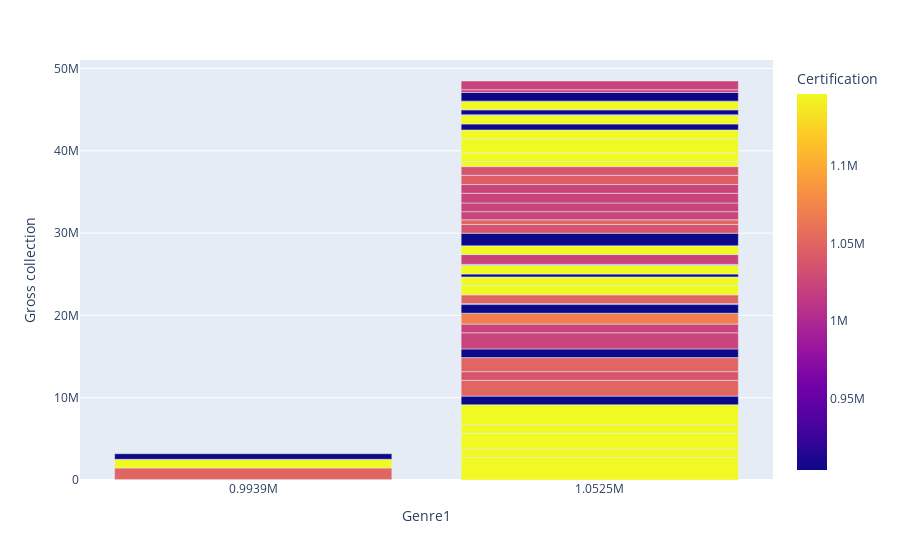
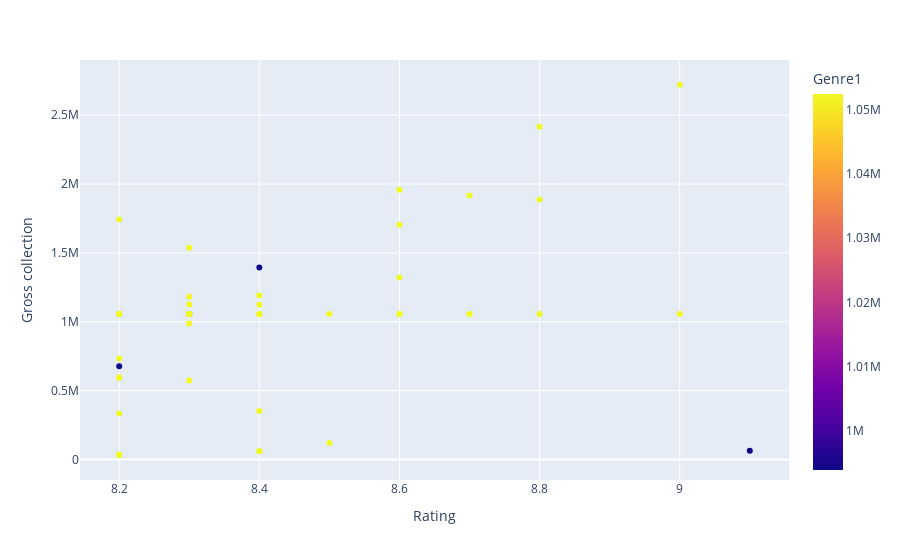
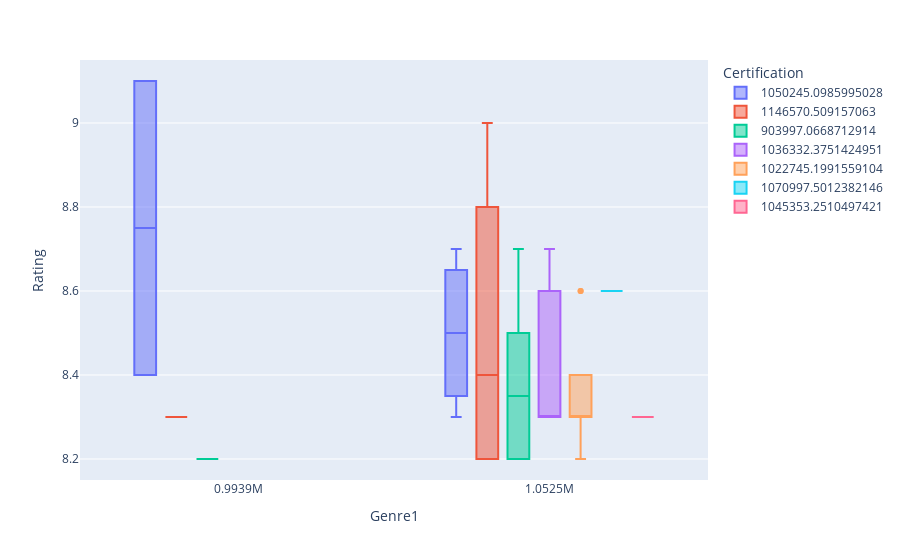
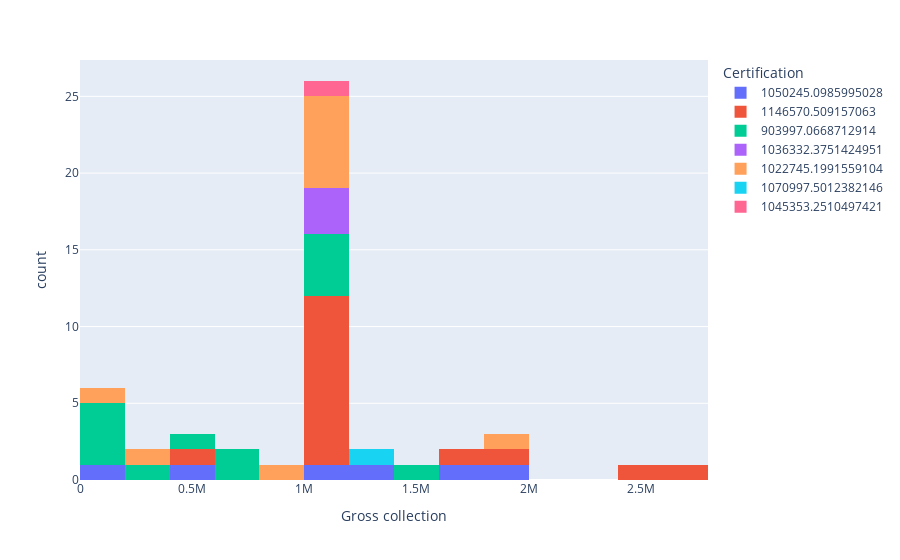

The notebook cell these images were saved under, in order:
### Code cell
import plotly.express as px

# Example 1: Bar Chart
fig = px.bar(merge_df1, x='Genre1', y='Gross collection', color='Certification', barmode='group')
fig.show()

# Example 2: Scatter Plot
fig = px.scatter(merge_df1, x='Rating', y='Gross collection', color='Genre1')
fig.show()

# Example 3: Box Plot
fig = px.box(merge_df1, x='Genre1', y='Rating', color='Certification')
fig.show()

# Example 4: Histogram
fig = px.histogram(merge_df1, x='Gross collection', color='Certification', nbins=20)
fig.show()

# Example 5: Pie Chart
fig = px.pie(merge_df1, values='Gross collection', names='Genre1', title='Revenue Distribution by Genre1')
fig.show()

### Figure 1 — Plotly figure (JSON) as saved in the notebook; plotly's stock layout.template omitted (floating-point values rounded to 4 significant figures)
{"data": [{"alignmentgroup": "True", "hovertemplate": "Genre1=%{x}<br>Gross collection=%{y}<br>Certification=%{marker.color}<extra></extra>", "legendgroup": "", "marker": {"color": [1050000.0, 1147000.0, 1147000.0, 1147000.0, 1147000.0, 1147000.0, 904000.0, 1050000.0, 1036000.0, 1050000.0, 904000.0, 1023000.0, 1023000.0, 1071000.0, 904000.0, 904000.0, 1050000.0, 1050000.0, 1147000.0, 1147000.0, 904000.0, 1147000.0, 904000.0, 1023000.0, 1023000.0, 1147000.0, 904000.0, 1036000.0, 1050000.0, 1147000.0, 1023000.0, 1023000.0, 1023000.0, 1023000.0, 1045000.0, 1036000.0, 1147000.0, 1147000.0, 1147000.0, 1147000.0, 904000.0, 1147000.0, 904000.0, 904000.0, 904000.0, 1147000.0, 904000.0, 904000.0, 1023000.0, 1023000.0], "coloraxis": "coloraxis", "pattern": {"shape": ""}}, "name": "", "offsetgroup": "", "orientation": "v", "showlegend": false, "textposition": "auto", "type": "bar", "x": [993900.0, 1052000.0, 1052000.0, 1052000.0, 1052000.0, 1052000.0, 1052000.0, 1052000.0, 1052000.0, 1052000.0, 1052000.0, 1052000.0, 1052000.0, 1052000.0, 1052000.0, 1052000.0, 993900.0, 1052000.0, 1052000.0, 1052000.0, 1052000.0, 1052000.0, 1052000.0, 1052000.0, 1052000.0, 1052000.0, 1052000.0, 1052000.0, 1052000.0, 993900.0, 1052000.0, 1052000.0, 1052000.0, 1052000.0, 1052000.0, 1052000.0, 1052000.0, 1052000.0, 1052000.0, 1052000.0, 1052000.0, 1052000.0, 1052000.0, 1052000.0, 1052000.0, 1052000.0, 993900.0, 1052000.0, 1052000.0, 1052000.0], "xaxis": "x", "y": [64518, 2720822, 1056000.0, 1888561, 1056000.0, 2415126, 1056000.0, 1917162, 1056000.0, 1704549, 1056000.0, 1959456, 1056000.0, 1322176, 1056000.0, 119546, 1394619, 1056000.0, 1123902, 1056000.0, 353037, 1056000.0, 61089, 60082, 1190333, 1056000.0, 1537293, 1056000.0, 574033, 1056000.0, 987585, 1056000.0, 1181806, 1056000.0, 1125077, 1056000.0, 596920, 1056000.0, 1742957, 1056000.0, 732985, 1056000.0, 36167, 31220, 592075, 1056000.0, 677203, 1056000.0, 334798, 1056000.0], "yaxis": "y"}], "layout": {"barmode": "group", "coloraxis": {"colorbar": {"title": {"text": "Certification"}}, "colorscale": [[0, "#0d0887"], [0.1111, "#46039f"], [0.2222, "#7201a8"], [0.3333, "#9c179e"], [0.4444, "#bd3786"], [0.5556, "#d8576b"], [0.6667, "#ed7953"], [0.7778, "#fb9f3a"], [0.8889, "#fdca26"], [1, "#f0f921"]]}, "legend": {"tracegroupgap": 0}, "margin": {"t": 60}, "xaxis": {"anchor": "y", "domain": [0, 1], "title": {"text": "Genre1"}}, "yaxis": {"anchor": "x", "domain": [0, 1], "title": {"text": "Gross collection"}}}}

### Figure 2 — Plotly figure (JSON) as saved in the notebook; plotly's stock layout.template omitted (floating-point values rounded to 4 significant figures)
{"data": [{"hovertemplate": "Rating=%{x}<br>Gross collection=%{y}<br>Genre1=%{marker.color}<extra></extra>", "legendgroup": "", "marker": {"color": [993900.0, 1052000.0, 1052000.0, 1052000.0, 1052000.0, 1052000.0, 1052000.0, 1052000.0, 1052000.0, 1052000.0, 1052000.0, 1052000.0, 1052000.0, 1052000.0, 1052000.0, 1052000.0, 993900.0, 1052000.0, 1052000.0, 1052000.0, 1052000.0, 1052000.0, 1052000.0, 1052000.0, 1052000.0, 1052000.0, 1052000.0, 1052000.0, 1052000.0, 993900.0, 1052000.0, 1052000.0, 1052000.0, 1052000.0, 1052000.0, 1052000.0, 1052000.0, 1052000.0, 1052000.0, 1052000.0, 1052000.0, 1052000.0, 1052000.0, 1052000.0, 1052000.0, 1052000.0, 993900.0, 1052000.0, 1052000.0, 1052000.0], "coloraxis": "coloraxis", "symbol": "circle"}, "mode": "markers", "name": "", "orientation": "v", "showlegend": false, "type": "scatter", "x": [9.1, 9, 9, 8.8, 8.8, 8.8, 8.7, 8.7, 8.7, 8.6, 8.6, 8.6, 8.6, 8.6, 8.5, 8.5, 8.4, 8.4, 8.4, 8.4, 8.4, 8.4, 8.4, 8.4, 8.4, 8.3, 8.3, 8.3, 8.3, 8.3, 8.3, 8.3, 8.3, 8.3, 8.3, 8.3, 8.2, 8.2, 8.2, 8.2, 8.2, 8.2, 8.2, 8.2, 8.2, 8.2, 8.2, 8.2, 8.2, 8.2], "xaxis": "x", "y": [64518, 2720822, 1056000.0, 1888561, 1056000.0, 2415126, 1056000.0, 1917162, 1056000.0, 1704549, 1056000.0, 1959456, 1056000.0, 1322176, 1056000.0, 119546, 1394619, 1056000.0, 1123902, 1056000.0, 353037, 1056000.0, 61089, 60082, 1190333, 1056000.0, 1537293, 1056000.0, 574033, 1056000.0, 987585, 1056000.0, 1181806, 1056000.0, 1125077, 1056000.0, 596920, 1056000.0, 1742957, 1056000.0, 732985, 1056000.0, 36167, 31220, 592075, 1056000.0, 677203, 1056000.0, 334798, 1056000.0], "yaxis": "y"}], "layout": {"coloraxis": {"colorbar": {"title": {"text": "Genre1"}}, "colorscale": [[0, "#0d0887"], [0.1111, "#46039f"], [0.2222, "#7201a8"], [0.3333, "#9c179e"], [0.4444, "#bd3786"], [0.5556, "#d8576b"], [0.6667, "#ed7953"], [0.7778, "#fb9f3a"], [0.8889, "#fdca26"], [1, "#f0f921"]]}, "legend": {"tracegroupgap": 0}, "margin": {"t": 60}, "xaxis": {"anchor": "y", "domain": [0, 1], "title": {"text": "Rating"}}, "yaxis": {"anchor": "x", "domain": [0, 1], "title": {"text": "Gross collection"}}}}

### Figure 3 — Plotly figure (JSON) as saved in the notebook; plotly's stock layout.template omitted (floating-point values rounded to 4 significant figures)
{"data": [{"alignmentgroup": "True", "hovertemplate": "Certification=1050245.0985995028<br>Genre1=%{x}<br>Rating=%{y}<extra></extra>", "legendgroup": "1050245.0985995028", "marker": {"color": "#636efa"}, "name": "1050245.0985995028", "notched": false, "offsetgroup": "1050245.0985995028", "orientation": "v", "showlegend": true, "type": "box", "x": [993900.0, 1052000.0, 1052000.0, 993900.0, 1052000.0, 1052000.0], "x0": " ", "xaxis": "x", "y": [9.1, 8.7, 8.6, 8.4, 8.4, 8.3], "y0": " ", "yaxis": "y"}, {"alignmentgroup": "True", "hovertemplate": "Certification=1146570.509157063<br>Genre1=%{x}<br>Rating=%{y}<extra></extra>", "legendgroup": "1146570.509157063", "marker": {"color": "#EF553B"}, "name": "1146570.509157063", "notched": false, "offsetgroup": "1146570.509157063", "orientation": "v", "showlegend": true, "type": "box", "x": [1052000.0, 1052000.0, 1052000.0, 1052000.0, 1052000.0, 1052000.0, 1052000.0, 1052000.0, 1052000.0, 993900.0, 1052000.0, 1052000.0, 1052000.0, 1052000.0, 1052000.0, 1052000.0], "x0": " ", "xaxis": "x", "y": [9, 9, 8.8, 8.8, 8.8, 8.4, 8.4, 8.4, 8.3, 8.3, 8.2, 8.2, 8.2, 8.2, 8.2, 8.2], "y0": " ", "yaxis": "y"}, {"alignmentgroup": "True", "hovertemplate": "Certification=903997.0668712914<br>Genre1=%{x}<br>Rating=%{y}<extra></extra>", "legendgroup": "903997.0668712914", "marker": {"color": "#00cc96"}, "name": "903997.0668712914", "notched": false, "offsetgroup": "903997.0668712914", "orientation": "v", "showlegend": true, "type": "box", "x": [1052000.0, 1052000.0, 1052000.0, 1052000.0, 1052000.0, 1052000.0, 1052000.0, 1052000.0, 1052000.0, 1052000.0, 1052000.0, 993900.0, 1052000.0], "x0": " ", "xaxis": "x", "y": [8.7, 8.6, 8.5, 8.5, 8.4, 8.4, 8.3, 8.2, 8.2, 8.2, 8.2, 8.2, 8.2], "y0": " ", "yaxis": "y"}, {"alignmentgroup": "True", "hovertemplate": "Certification=1036332.3751424951<br>Genre1=%{x}<br>Rating=%{y}<extra></extra>", "legendgroup": "1036332.3751424951", "marker": {"color": "#ab63fa"}, "name": "1036332.3751424951", "notched": false, "offsetgroup": "1036332.3751424951", "orientation": "v", "showlegend": true, "type": "box", "x": [1052000.0, 1052000.0, 1052000.0], "x0": " ", "xaxis": "x", "y": [8.7, 8.3, 8.3], "y0": " ", "yaxis": "y"}, {"alignmentgroup": "True", "hovertemplate": "Certification=1022745.1991559104<br>Genre1=%{x}<br>Rating=%{y}<extra></extra>", "legendgroup": "1022745.1991559104", "marker": {"color": "#FFA15A"}, "name": "1022745.1991559104", "notched": false, "offsetgroup": "1022745.1991559104", "orientation": "v", "showlegend": true, "type": "box", "x": [1052000.0, 1052000.0, 1052000.0, 1052000.0, 1052000.0, 1052000.0, 1052000.0, 1052000.0, 1052000.0, 1052000.0], "x0": " ", "xaxis": "x", "y": [8.6, 8.6, 8.4, 8.4, 8.3, 8.3, 8.3, 8.3, 8.2, 8.2], "y0": " ", "yaxis": "y"}, {"alignmentgroup": "True", "hovertemplate": "Certification=1070997.5012382146<br>Genre1=%{x}<br>Rating=%{y}<extra></extra>", "legendgroup": "1070997.5012382146", "marker": {"color": "#19d3f3"}, "name": "1070997.5012382146", "notched": false, "offsetgroup": "1070997.5012382146", "orientation": "v", "showlegend": true, "type": "box", "x": [1052000.0], "x0": " ", "xaxis": "x", "y": [8.6], "y0": " ", "yaxis": "y"}, {"alignmentgroup": "True", "hovertemplate": "Certification=1045353.2510497421<br>Genre1=%{x}<br>Rating=%{y}<extra></extra>", "legendgroup": "1045353.2510497421", "marker": {"color": "#FF6692"}, "name": "1045353.2510497421", "notched": false, "offsetgroup": "1045353.2510497421", "orientation": "v", "showlegend": true, "type": "box", "x": [1052000.0], "x0": " ", "xaxis": "x", "y": [8.3], "y0": " ", "yaxis": "y"}], "layout": {"boxmode": "group", "legend": {"title": {"text": "Certification"}, "tracegroupgap": 0}, "margin": {"t": 60}, "xaxis": {"anchor": "y", "domain": [0, 1], "title": {"text": "Genre1"}}, "yaxis": {"anchor": "x", "domain": [0, 1], "title": {"text": "Rating"}}}}

### Figure 4 — Plotly figure (JSON) as saved in the notebook; plotly's stock layout.template omitted (floating-point values rounded to 4 significant figures)
{"data": [{"alignmentgroup": "True", "bingroup": "x", "hovertemplate": "Certification=1050245.0985995028<br>Gross collection=%{x}<br>count=%{y}<extra></extra>", "legendgroup": "1050245.0985995028", "marker": {"color": "#636efa", "pattern": {"shape": ""}}, "name": "1050245.0985995028", "nbinsx": 20, "offsetgroup": "1050245.0985995028", "orientation": "v", "showlegend": true, "type": "histogram", "x": [64518, 1917162, 1704549, 1394619, 1056000.0, 574033], "xaxis": "x", "yaxis": "y"}, {"alignmentgroup": "True", "bingroup": "x", "hovertemplate": "Certification=1146570.509157063<br>Gross collection=%{x}<br>count=%{y}<extra></extra>", "legendgroup": "1146570.509157063", "marker": {"color": "#EF553B", "pattern": {"shape": ""}}, "name": "1146570.509157063", "nbinsx": 20, "offsetgroup": "1146570.509157063", "orientation": "v", "showlegend": true, "type": "histogram", "x": [2720822, 1056000.0, 1888561, 1056000.0, 2415126, 1123902, 1056000.0, 1056000.0, 1056000.0, 1056000.0, 596920, 1056000.0, 1742957, 1056000.0, 1056000.0, 1056000.0], "xaxis": "x", "yaxis": "y"}, {"alignmentgroup": "True", "bingroup": "x", "hovertemplate": "Certification=903997.0668712914<br>Gross collection=%{x}<br>count=%{y}<extra></extra>", "legendgroup": "903997.0668712914", "marker": {"color": "#00cc96", "pattern": {"shape": ""}}, "name": "903997.0668712914", "nbinsx": 20, "offsetgroup": "903997.0668712914", "orientation": "v", "showlegend": true, "type": "histogram", "x": [1056000.0, 1056000.0, 1056000.0, 119546, 353037, 61089, 1537293, 732985, 36167, 31220, 592075, 677203, 1056000.0], "xaxis": "x", "yaxis": "y"}, {"alignmentgroup": "True", "bingroup": "x", "hovertemplate": "Certification=1036332.3751424951<br>Gross collection=%{x}<br>count=%{y}<extra></extra>", "legendgroup": "1036332.3751424951", "marker": {"color": "#ab63fa", "pattern": {"shape": ""}}, "name": "1036332.3751424951", "nbinsx": 20, "offsetgroup": "1036332.3751424951", "orientation": "v", "showlegend": true, "type": "histogram", "x": [1056000.0, 1056000.0, 1056000.0], "xaxis": "x", "yaxis": "y"}, {"alignmentgroup": "True", "bingroup": "x", "hovertemplate": "Certification=1022745.1991559104<br>Gross collection=%{x}<br>count=%{y}<extra></extra>", "legendgroup": "1022745.1991559104", "marker": {"color": "#FFA15A", "pattern": {"shape": ""}}, "name": "1022745.1991559104", "nbinsx": 20, "offsetgroup": "1022745.1991559104", "orientation": "v", "showlegend": true, "type": "histogram", "x": [1959456, 1056000.0, 60082, 1190333, 987585, 1056000.0, 1181806, 1056000.0, 334798, 1056000.0], "xaxis": "x", "yaxis": "y"}, {"alignmentgroup": "True", "bingroup": "x", "hovertemplate": "Certification=1070997.5012382146<br>Gross collection=%{x}<br>count=%{y}<extra></extra>", "legendgroup": "1070997.5012382146", "marker": {"color": "#19d3f3", "pattern": {"shape": ""}}, "name": "1070997.5012382146", "nbinsx": 20, "offsetgroup": "1070997.5012382146", "orientation": "v", "showlegend": true, "type": "histogram", "x": [1322176], "xaxis": "x", "yaxis": "y"}, {"alignmentgroup": "True", "bingroup": "x", "hovertemplate": "Certification=1045353.2510497421<br>Gross collection=%{x}<br>count=%{y}<extra></extra>", "legendgroup": "1045353.2510497421", "marker": {"color": "#FF6692", "pattern": {"shape": ""}}, "name": "1045353.2510497421", "nbinsx": 20, "offsetgroup": "1045353.2510497421", "orientation": "v", "showlegend": true, "type": "histogram", "x": [1125077], "xaxis": "x", "yaxis": "y"}], "layout": {"barmode": "relative", "legend": {"title": {"text": "Certification"}, "tracegroupgap": 0}, "margin": {"t": 60}, "xaxis": {"anchor": "y", "domain": [0, 1], "title": {"text": "Gross collection"}}, "yaxis": {"anchor": "x", "domain": [0, 1], "title": {"text": "count"}}}}
